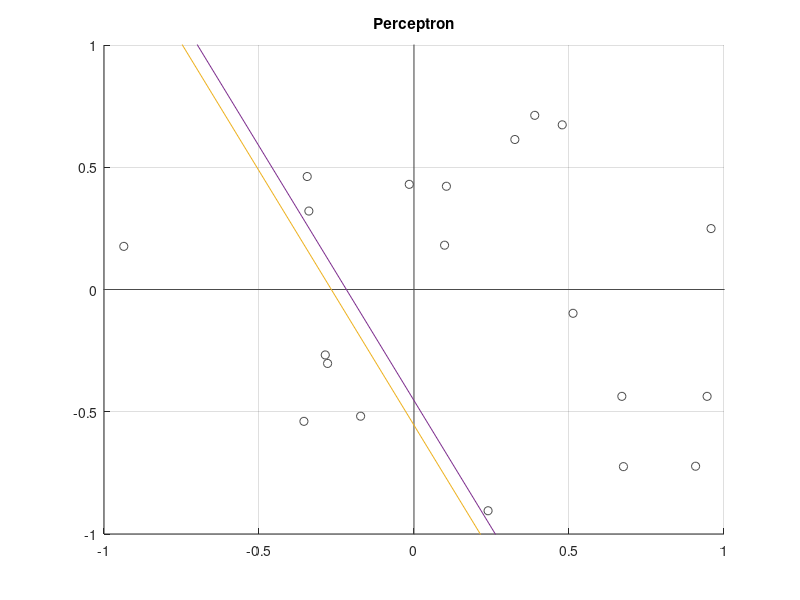

Reproduce this figure in MATLAB.
clc;
clear;

x = [
        0.67044,-0.437;
        -0.35508,-0.53923;
        0.10452,0.42226;
        0.95826,0.24915;
        0.098617,0.18122;
        -0.33915,0.32088;
        0.23894,-0.90489;
        -0.27873,-0.30243;
        0.51302,-0.09732;
        -0.1722,-0.51819;
        -0.01531,0.43009;
        0.38949,0.71236;
        0.94547,-0.43698;
        -0.34449,0.4621;
        0.67561,-0.72447;
        0.47814,0.67345;
        0.90835,-0.7228;
        -0.93615,0.17642;
        -0.28626,-0.26769;
        0.32531,0.61352;
];
t = [ 1 -1 1 1 1 1 -1 -1 1 -1 1 1 1 1 -1 1 -1 -1 -1 1 ];
w = zeros(1,size(x,2));
bias = 1;
b = 0;
tresh = 0.1;
alpha = 1;

while true
    check = false;
    
    for i=1:size(x,1)
        yin = sum(x(i,:).*w) + b*bias;
        if yin > tresh
            y = 1;
        elseif yin < -tresh
            y = -1;
        else
            y = 0;
        end
            
        if y ~= t(i)
            w = w + ((alpha*t(i)).*x(i,:));
            b = b + alpha*t(i)*bias;
            check = true;
        end
    end
    
    if check == false
        break
    end
end

fprintf('w1 = %d\n', w(1));
fprintf('w2 = %d\n', w(2));
fprintf('b = %d\n', b);

xDomain = [-2 2];
y1Domain = -(xDomain.*w(2) + (b+tresh)) / w(1);
y2Domain = -(xDomain.*w(2) + (b-tresh)) / w(1);

figure(1)
axis([-1 1 -1 1]);
hold on;
grid on;
title('Perceptron');
plot([-3 3],[0 0], 'color', [0.3 0.3 0.3]);
plot([0 0],[-3 3], 'color', [0.3 0.3 0.3]);
plot(xDomain, y1Domain);
plot(xDomain, y2Domain);
for i=1:size(x,1)
    scatter(x(i,1),x(i,2), 'MarkerEdgeColor', [0.3 0.3 0.3]);
end